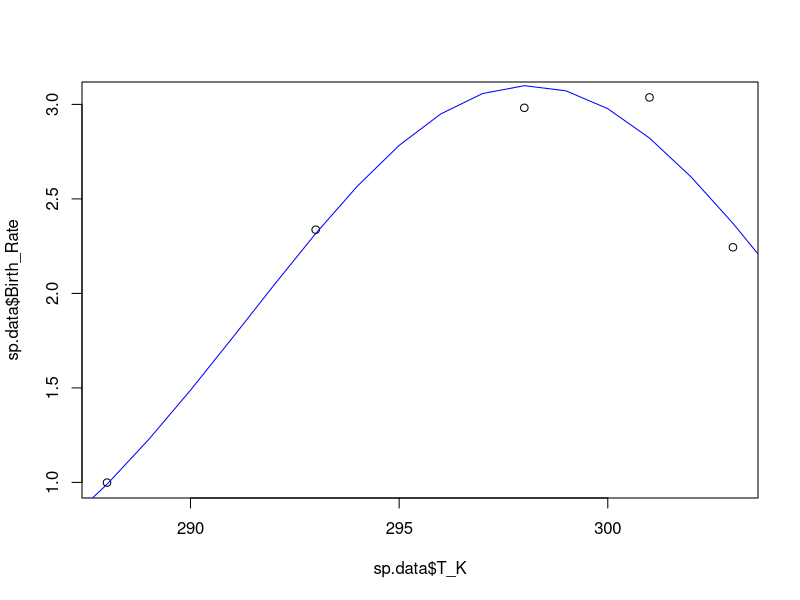
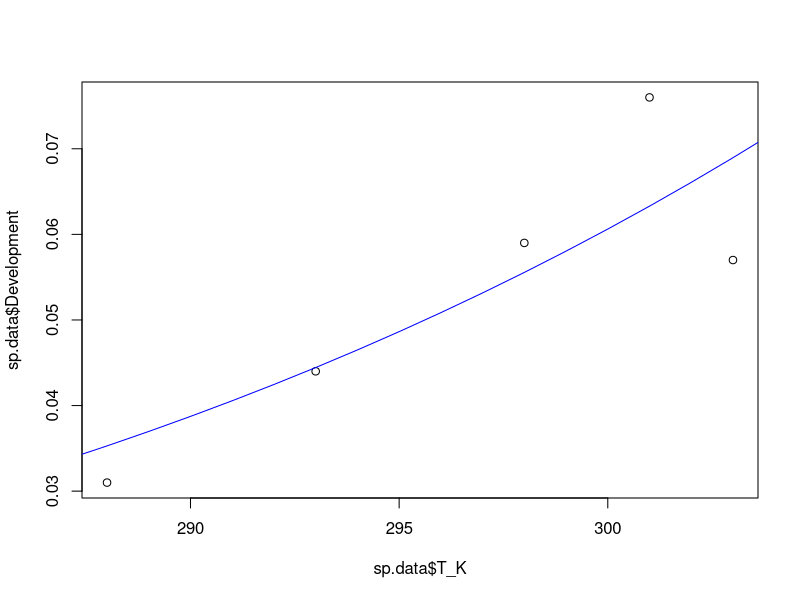

Reproduce these figures in R, in order. (Note: this script raises an error after producing the figures.)
###################################################################
#### This R script fits functions to temperature response data ####
###################################################################


# Load packages and set working directory
library(tidyr)
library(ggplot2)
library(dplyr)
library(tidyverse)
setwd(dirname(rstudioapi::getActiveDocumentContext()$path))

# Read data
data <- as.data.frame(read_csv("Temperature response data.csv"))

# Select an insect by removing # in front of name and placing # in front of other species
#sp.data <- subset(data, Species == "Clavigralla shadabi")
#sp.data <- subset(data, Species == "Clavigralla tomentosicollis Benin")
#sp.data <- subset(data, Species == "Clavigralla tomentosicollis Nigeria")
#sp.data <- subset(data, Species == "Clavigralla tomentosicollis Burkina Faso")
#sp.data <- subset(data, Species == "Apolygus lucorum")
#sp.data <- subset(data, Species == "Adelphocoris suturalis")
#sp.data <- subset(data, Species == "Macrosiphum euphorbiae Brazil")
#sp.data <- subset(data, Species == "Aulacorthum solani Brazil")
#sp.data <- subset(data, Species == "Uroleucon ambrosiae")
#sp.data <- subset(data, Species == "Lygus lineolaris")
#sp.data <- subset(data, Species == "Pilophorus typicus")
#sp.data <- subset(data, Species == "Macrolophus pygmaeus on Myzus persicae")
sp.data <- subset(data, Species == "Macrolophus pygmaeus on Trialeurodes vaporariorum")

# Remove columns that do not contain temperature data
sp.data <- sp.data[-c(1:8,12,14,16,18,20,22,24,26,27,29,31,32,34,35,37,39,40,42,44,46,48,50,51)]


# Set some option for nls and plots
Tmin <- 285
Tmax <- 315
TR <- 293



################################ FECUNDITY #####################################
# NLS
fec <- nls(Birth_Rate ~ bTopt*exp(-((T_K-Toptb)^2)/(2*sb^2)), data=sp.data,
           start=list(bTopt=5, Toptb=TR+2, sb=3))
summary(fec)
# Plot model fits
plot(sp.data$T_K, sp.data$Birth_Rate)
points(seq(Tmin,Tmax,1),coef(fec)[1]*exp(-((seq(Tmin,Tmax,1)-coef(fec)[2])^2)/(2*coef(fec)[3]^2)), type="l", col="blue")



############################### DEVELOPMENT ####################################
# Monotonic response
dev.mon <- nls(Development ~ xTR*T_K/TR*exp(A*(1/TR-1/T_K)), data=sp.data,
               start=list(xTR=0.01, A=5000))
summary(dev.mon)
# Plot model fits
plot(sp.data$T_K, sp.data$Development)
points(seq(Tmin,Tmax,1), coef(dev.mon)[1]*(seq(Tmin,Tmax,1)/TR)*exp(coef(dev.mon)[2]*(1/TR-1/seq(Tmin,Tmax,1))), type="l", col="blue")


# Sharpe-Schoolfield response
# estimate all parameters
dev <- nls(Development ~ xTR*(T_K/TR)*exp(A*(1/TR-1/T_K))/(1+exp(AL*(1/TL-1/T_K))+exp(AH*(1/TH-1/T_K))),
              data=sp.data, start=list(xTR=0.03, A=7000, AL=-30000, AH=270000, TL=286, TH=306))
summary(dev)
# Plot model fits
plot(sp.data$T_K, sp.data$Development)
points(seq(Tmin,Tmax,1), coef(dev)[1]*(seq(Tmin,Tmax,1)/TR)*exp(coef(dev)[2]*(1/TR-1/seq(Tmin,Tmax,1)))/
         (1+(exp(coef(dev)[3]*(1/coef(dev)[5]-1/seq(Tmin,Tmax,1)))+exp(coef(dev)[4]*(1/coef(dev)[6]-1/seq(Tmin,Tmax,1))))), type="l", col="blue")

# estimate xTR and A
# NOTE: removed data beyond max development
dev.mon <- nls(Development ~ xTR*T_K/TR*exp(A*(1/TR-1/T_K)), data=sp.data[-c((nrow(sp.data)-1):nrow(sp.data)),],
               start=list(xTR=0.1, A=1000))
summary(dev.mon)
# Plot model fits
plot(sp.data$T_K, sp.data$Development)
points(seq(Tmin,Tmax,1), coef(dev.mon)[1]*(seq(Tmin,Tmax,1)/TR)*exp(coef(dev.mon)[2]*(1/TR-1/seq(Tmin,Tmax,1))), type="l", col="blue")

# estimate AL, AH, TL, and TH
# NOTE: if needed, set AH based on NLS below and run code iteratively until AL and AH do not appreciably change)
dev.SS <- nls(Development ~ coef(dev.mon)[1]*(T_K/TR)*exp(coef(dev.mon)[2]*(1/TR-1/T_K))/(1+exp(AL*(1/TL-1/T_K))+exp(AH*(1/TH-1/T_K))),
              data=sp.data, start=list(AL=-66000, AH=235000, TL=288, TH=309.6))
summary(dev.SS)
# Plot model fits
plot(sp.data$T_K, sp.data$Development)
points(seq(Tmin,Tmax,1), coef(dev.mon)[1]*(seq(Tmin,Tmax,1)/TR)*exp(coef(dev.mon)[2]*(1/TR-1/seq(Tmin,Tmax,1)))/
         (1+(exp(coef(dev.SS)[1]*(1/coef(dev.SS)[3]-1/seq(Tmin,Tmax,1)))+exp(coef(dev.SS)[2]*(1/coef(dev.SS)[4]-1/seq(Tmin,Tmax,1))))), type="l", col="blue")

# estimate AL and AH separately from TL and TH if needed
kTL <- 285
kTH <- 309
dev.A <- nls(Development ~ coef(dev.mon)[1]*(T_K/TR)*exp(coef(dev.mon)[2]*(1/TR-1/T_K))/(1+exp(AL*(1/kTL-1/T_K))+exp(AH*(1/kTH-1/T_K))),
              data=sp.data, start=list(AL=-50000, AH=50000))
summary(dev.A)
dev.T <- nls(Development ~ coef(dev.mon)[1]*(T_K/TR)*exp(coef(dev.mon)[2]*(1/TR-1/T_K))/(1+exp(coef(dev.A)[1]*(1/TL-1/T_K))+exp(coef(dev.A)[2]*(1/TH-1/T_K))),
             data=sp.data, start=list(TL=kTL, TH=kTH))
summary(dev.T)
# Plot model fits
plot(sp.data$T_K, sp.data$Development, xlim=c(Tmin,Tmax), ylim=c(0,0.08))
points(seq(Tmin,Tmax,1), coef(dev.mon)[1]*(seq(Tmin,Tmax,1)/TR)*exp(coef(dev.mon)[2]*(1/TR-1/seq(Tmin,Tmax,1)))/
         (1+(exp(coef(dev.A)[1]*(1/coef(dev.T)[1]-1/seq(Tmin,Tmax,1)))+exp(coef(dev.A)[2]*(1/coef(dev.T)[2]-1/seq(Tmin,Tmax,1))))), type="l", col="blue")

# estimate TH and AH separately from TL and AL if needed
kAL <- -100000
dev.H <- nls(Development ~ coef(dev.mon)[1]*(T_K/TR)*exp(coef(dev.mon)[2]*(1/TR-1/T_K))/(1+exp(kAL*(1/kTL-1/T_K))+exp(AH*(1/TH-1/T_K))),
             data=sp.data, start=list(TH=kTH, AH=50000))
summary(dev.H)
dev.AL <- nls(Development ~ coef(dev.mon)[1]*(T_K/TR)*exp(coef(dev.mon)[2]*(1/TR-1/T_K))/(1+exp(AL*(1/kTL-1/T_K))+exp(coef(dev.H)[2]*(1/coef(dev.H)[1]-1/T_K))),
             data=sp.data, start=list(AL=-100000))
summary(dev.AL)
dev.TL <- nls(Development ~ coef(dev.mon)[1]*(T_K/TR)*exp(coef(dev.mon)[2]*(1/TR-1/T_K))/(1+exp(coef(dev.AL)[1]*(1/TL-1/T_K))+exp(coef(dev.H)[2]*(1/coef(dev.H)[1]-1/T_K))),
             data=sp.data, start=list(TL=kTL))
summary(dev.TL)
# Plot model fits
plot(sp.data$T_K, sp.data$Development)
points(seq(Tmin,Tmax,1), coef(dev.mon)[1]*(seq(Tmin,Tmax,1)/TR)*exp(coef(dev.mon)[2]*(1/TR-1/seq(Tmin,Tmax,1)))/
         (1+(exp(coef(dev.AL)[1]*(1/coef(dev.TL)[1]-1/seq(Tmin,Tmax,1)))+exp(coef(dev.H)[2]*(1/coef(dev.H)[1]-1/seq(Tmin,Tmax,1))))), type="l", col="blue")


# Minimum developmental temperature
# NOTE: removed data beyond max development
dev.min <- nls(Development ~ m*T_K+b, data=sp.data[-c((nrow(sp.data)-0):nrow(sp.data)),],
               start=list(m=0.01, b=0))
summary(dev.min)
# Plot model fits
plot(sp.data$T_K, sp.data$Development, xlim=c(280,Tmax))
points(seq(280,Tmax,1), coef(dev.min)[1]*seq(280,Tmax,1)+coef(dev.min)[2], type="l", col="blue")

# Calculate Tmin
Tmin <- (-coef(dev.min)[2]/coef(dev.min)[1])[[1]]
Tmin



########################### LACTIN MODEL OF DEVELOPMENT #############################
# estimate all parameters
#lactin <- nls(Development ~ exp(mTopt*T_K)-exp(mTopt*Tmax-(Tmax-T_K)/mDelta) + mTmin,
#              data=sp.data, start=list(mTopt=0.05, Tmax=305, mDelta=10, mTmin=0.01))
#summary(lactin)
# Plot model fits
#plot(sp.data$T_K, sp.data$Development)
#points(seq(Tmin,Tmax,1), coef(dev.mon)[1]*(seq(Tmin,Tmax,1)/TR)*exp(coef(dev.mon)[2]*(1/TR-1/seq(Tmin,Tmax,1)))/
#         (1+(exp(coef(dev.SS)[1]*(1/coef(dev.SS)[3]-1/seq(Tmin,Tmax,1)))+exp(coef(dev.SS)[2]*(1/coef(dev.SS)[4]-1/seq(Tmin,Tmax,1))))), type="l", col="blue")

# estimate mDelta and mTmin
#lactin.test <- nls(Development ~ exp(0.06*T_K)-exp(0.06*kTH-(kTH-T_K)/mDelta) + mTmin,
#              data=sp.data, start=list(mDelta=1, mTmin=0.01))
#summary(lactin.test)
# Plot model fits
#plot(sp.data$T_K, sp.data$Development)
#points(seq(Tmin,Tmax,1), exp(0.06*seq(Tmin,Tmax,1))-exp(0.06*305-(305-seq(Tmin,Tmax,1))/1) + 0.01, type="l", col="blue")



#################################### MORTALITY ######################################
# Mortality estimated using fit at reference temperature
# NLS for juvenile mortality
mort.J <- nls(Juv_Mortality ~ xTR*exp(A*(1/TR-1/T_K)), data=sp.data,
              start=list(xTR=0.01, A=10000))
summary(mort.J)
# Plot model fits
plot(sp.data$T_K, sp.data$Juv_Mortality, ylim=c(0,1))
points(seq(Tmin,Tmax,1), coef(mort.J)[1]*exp(coef(mort.J)[2]*(1/TR-1/seq(Tmin,Tmax,1))), type="l", col="blue")


# NLS for adult mortality
mort.A <- nls(Adult_Mortality ~ xTR*exp(A*(1/TR-1/T_K)), data=sp.data,
              start=list(xTR=0.01, A=10000))
summary(mort.A)
# Plot model fits
plot(sp.data$T_K, sp.data$Adult_Mortality, ylim=c(0,1))
points(seq(Tmin,Tmax,1), coef(mort.A)[1]*exp(coef(mort.A)[2]*(1/TR-1/seq(Tmin,Tmax,1))), type="l", col="blue")


# Mortality estimated using data at reference temperature
dJTR <- sp.data[sp.data$T_K==TR,"Juv_Mortality"]
dATR <- sp.data[sp.data$T_K==TR,"Adult_Mortality"]

# NLS for juvenile mortality
mort.J <- nls(Juv_Mortality ~ dJTR*exp(A*(1/TR-1/T_K)), data=sp.data,
              start=list(A=1000))
summary(mort.J)
# Plot model fits
plot(sp.data$T_K, sp.data$Juv_Mortality, ylim=c(0,0.2))
points(seq(Tmin,Tmax,1), dJTR*exp(coef(mort.J)[1]*(1/TR-1/seq(Tmin,Tmax,1))), type="l", col="blue")


# NLS for adult mortality
mort.A <- nls(Adult_Mortality ~ dATR*exp(A*(1/TR-1/T_K)), data=sp.data,
              start=list(A=1000))
summary(mort.A)
# Plot model fits
plot(sp.data$T_K, sp.data$Adult_Mortality, ylim=c(0,0.1))
points(seq(Tmin,Tmax,1), dATR*exp(coef(mort.A)[1]*(1/TR-1/seq(Tmin,Tmax,1))), type="l", col="blue")



########################### R0 (NET REPRODUCTIVE RATE) ##############################
# NLS
fit.R0 <- nls(R0 ~ R0Topt*exp(-((T_K-ToptR0)^2)/(2*sR0^2)), data=sp.data,
           start=list(R0Topt=200, ToptR0=TR, sR0=10))
summary(fit.R0)
# Plot model fits
plot(sp.data$T_K, sp.data$R0)
points(seq(Tmin,Tmax,1),coef(fit.R0)[1]*exp(-((seq(Tmin,Tmax,1)-coef(fit.R0)[2])^2)/(2*coef(fit.R0)[3]^2)), type="l", col="blue")



########################### r (INTRINSIC GROWTH RATE) ###############################
# estimate all parameters
r <- nls(r ~ ifelse(T_K <= Topt, rMax*exp(-1*((T_K-Topt)/(2*sr))^2),
                    rMax*(1 - ((T_K-Topt)/(Topt-Tmax))^2)),
                    data=sp.data, start=list(sr=5, Topt=301, Tmax=304, rMax=0.1))
summary(r)
# Plot model fits
plot(sp.data$T_K, sp.data$r)
points(seq(Tmin,Tmax,1), ifelse(seq(Tmin,Tmax,1) <= coef(r)[2], rMax*exp(-1*((seq(Tmin,Tmax,1)-coef(r)[2])/(2*coef(r)[1]))^2),
                                rMax*(1 - ((seq(Tmin,Tmax,1)-coef(r)[2])/(coef(r)[2]-coef(r)[3]))^2)), type="l", col="blue")

# set Topt and rMax (NOTE: Topt cannot equal Tmax in nls)
Topt <- 301
rMax <- sp.data[sp.data$T_K==Topt,"r"]
# estimate all parameters
r <- nls(r ~ ifelse(T_K <= Topt, rMax*exp(-1*((T_K-Topt)/(2*sr))^2),
                    rMax*(1 - ((T_K-Topt)/(Topt-Tmax))^2)),
         data=sp.data, start=list(sr=3, Tmax=305))
summary(r)
# Plot model fits
plot(sp.data$T_K, sp.data$r, ylim=c(0,rMax))
points(seq(Tmin,Tmax,1), ifelse(seq(Tmin,Tmax,1) <= Topt, rMax*exp(-1*((seq(Tmin,Tmax,1)-Topt)/(2*coef(r)[1]))^2),
                                rMax*(1 - ((seq(Tmin,Tmax,1)-Topt)/(Topt-coef(r)[2]))^2)), type="l", col="blue")
rMax
Topt
coef(r)[2]
